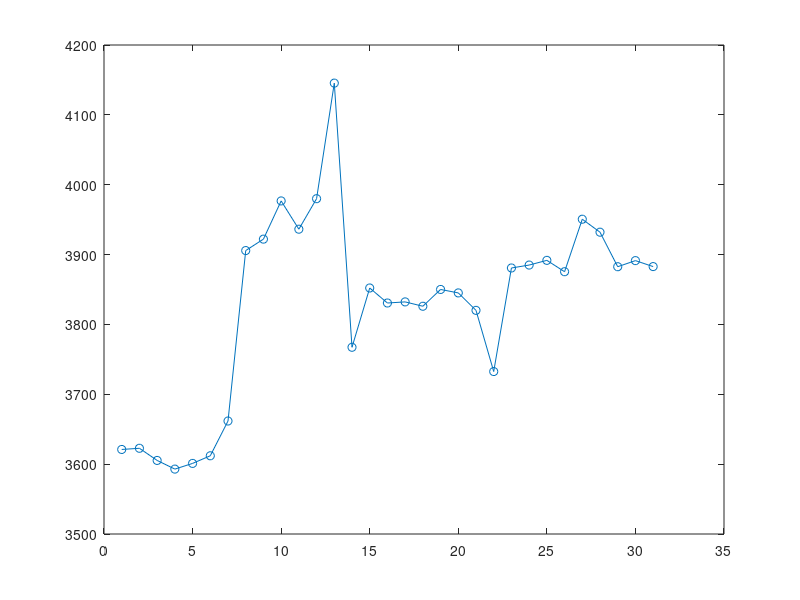

Write the MATLAB code that produced this figure. (Note: this script raises an error after producing the figure.)

      close all
      
%bc = webread('https://api.coindesk.com/v1/bpi/historical/close.json');
%data = jsondecode(bc);
load bitcoindata
v = struct2cell(data.bpi);
v = cat(1,v{:});
plot(v,'-o')
					
      if length(get(0,'children')) > 0
        set(gcf,'paperpos',[0 0 5 2.75])
        print -dsvg so_conv_bitcoin1.svg
      end
      
      
